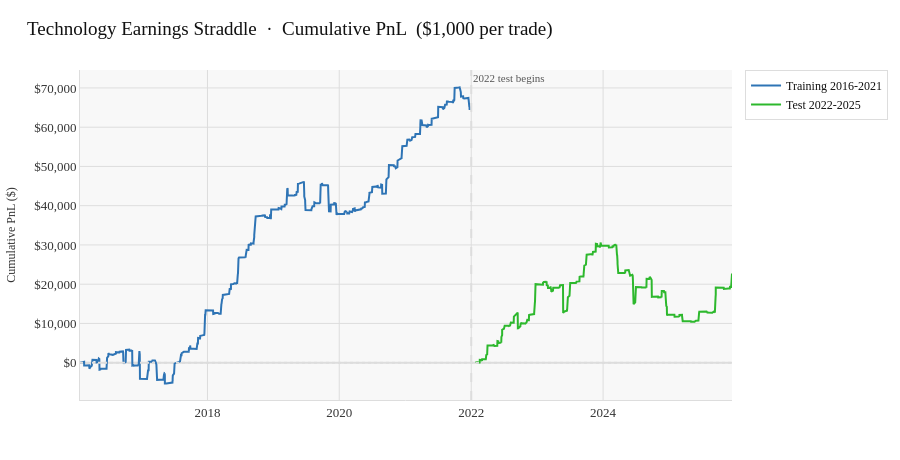

The notebook cell saved with this chart:
### Code cell
fig = go.Figure()
for period, col, name in [("train", "#2E74B5", "Training 2016-2021"),
                           ("test",  GREEN,     "Test 2022-2025")]:
    grp = strat[strat["period"]==period]
    fig.add_trace(go.Scatter(
        x=grp["exit_date"], y=grp["cum_dollar_pnl"],
        mode="lines", name=name,
        line=dict(color=col, width=2),
        hovertemplate="%{x|%b %Y}<br>Cumulative PnL: $%{y:,.0f}<extra></extra>",
    ))

fig.add_vline(x=pd.Timestamp("2022-01-01").timestamp()*1000,
              line_color=DG, line_dash="dash",
              annotation_text="2022 test begins",
              annotation_font=dict(family=FONT, size=11, color=GREY))
fig.add_hline(y=0, line_color=DG, line_dash="dot")

fig.update_layout(
    title=dict(text=f"Technology Earnings Straddle  ·  Cumulative PnL  (${CAPITAL_PER_TRADE:,} per trade)",
               font=dict(family=FONT, size=19, color="#111111"),
               x=0.03, xanchor="left"),
    paper_bgcolor=BG, plot_bgcolor=PANEL,
    font=dict(family=FONT, color="#111111", size=13),
    height=460, margin=dict(l=80, r=40, t=70, b=60),
    legend=dict(bgcolor=BG, bordercolor=DG, borderwidth=1,
                font=dict(family=FONT, size=12)),
    hoverlabel=dict(bgcolor="#ffffff", bordercolor=DG,
                    font=dict(family=FONT, color="#111111", size=13)),
    xaxis=dict(gridcolor=DG, linecolor=DG,
               tickfont=dict(family=FONT, color="#333333")),
    yaxis=dict(title="Cumulative PnL ($)",
               tickprefix="$", tickformat=",.0f",
               gridcolor=DG, linecolor=DG, zerolinecolor=DG,
               tickfont=dict(family=FONT, color="#333333"),
               title_font=dict(family=FONT, color="#333333", size=12)),
)
fig.show()

### Figure 1 — Plotly figure (JSON) as saved in the notebook; plotly's stock layout.template omitted (floating-point values rounded to 4 significant figures; data arrays with more than 128 entries replaced by an {"elided": "..."} marker saying what was removed)
{"data": [{"hovertemplate": "%{x|%b %Y}<br>Cumulative PnL: $%{y:,.0f}<extra></extra>", "line": {"color": "#2E74B5", "width": 2}, "mode": "lines", "name": "Training 2016-2021", "type": "scatter", "x": {"elided": "835 str values"}, "y": {"elided": "835 float values"}}, {"hovertemplate": "%{x|%b %Y}<br>Cumulative PnL: $%{y:,.0f}<extra></extra>", "line": {"color": "#2db82d", "width": 2}, "mode": "lines", "name": "Test 2022-2025", "type": "scatter", "x": {"elided": "457 str values"}, "y": {"elided": "457 float values"}}], "layout": {"annotations": [{"font": {"color": "#555555", "family": "Garamond, 'EB Garamond', Georgia, serif", "size": 11}, "showarrow": false, "text": "2022 test begins", "x": 1640995200000, "xanchor": "left", "xref": "x", "y": 1, "yanchor": "top", "yref": "y domain"}], "font": {"color": "#111111", "family": "Garamond, 'EB Garamond', Georgia, serif", "size": 13}, "height": 460, "hoverlabel": {"bgcolor": "#ffffff", "bordercolor": "#dddddd", "font": {"color": "#111111", "family": "Garamond, 'EB Garamond', Georgia, serif", "size": 13}}, "legend": {"bgcolor": "#ffffff", "bordercolor": "#dddddd", "borderwidth": 1, "font": {"family": "Garamond, 'EB Garamond', Georgia, serif", "size": 12}}, "margin": {"b": 60, "l": 80, "r": 40, "t": 70}, "paper_bgcolor": "#ffffff", "plot_bgcolor": "#f8f8f8", "shapes": [{"line": {"color": "#dddddd", "dash": "dash"}, "type": "line", "x0": 1640995200000, "x1": 1640995200000, "xref": "x", "y0": 0, "y1": 1, "yref": "y domain"}, {"line": {"color": "#dddddd", "dash": "dot"}, "type": "line", "x0": 0, "x1": 1, "xref": "x domain", "y0": 0, "y1": 0, "yref": "y"}], "title": {"font": {"color": "#111111", "family": "Garamond, 'EB Garamond', Georgia, serif", "size": 19}, "text": "Technology Earnings Straddle  ·  Cumulative PnL  ($1,000 per trade)", "x": 0.03, "xanchor": "left"}, "xaxis": {"gridcolor": "#dddddd", "linecolor": "#dddddd", "tickfont": {"color": "#333333", "family": "Garamond, 'EB Garamond', Georgia, serif"}}, "yaxis": {"gridcolor": "#dddddd", "linecolor": "#dddddd", "tickfont": {"color": "#333333", "family": "Garamond, 'EB Garamond', Georgia, serif"}, "tickformat": ",.0f", "tickprefix": "$", "title": {"font": {"color": "#333333", "family": "Garamond, 'EB Garamond', Georgia, serif", "size": 12}, "text": "Cumulative PnL ($)"}, "zerolinecolor": "#dddddd"}}}
